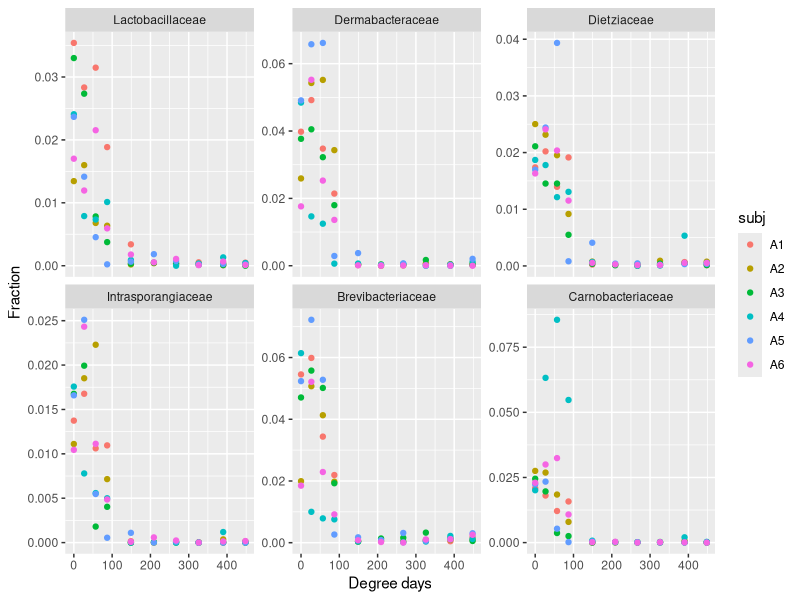
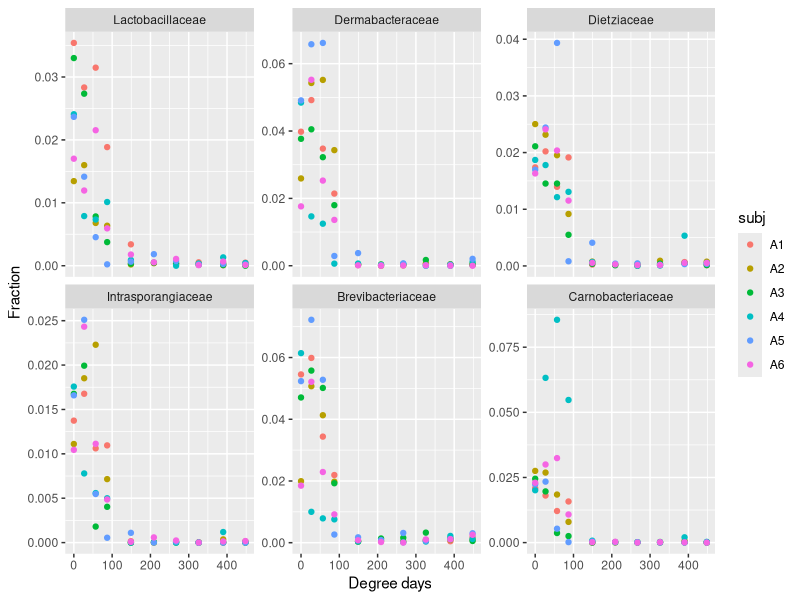

Reproduce these figures in R, in order.
library("tidyverse")

## These are the top 6 families (in terms of IncNodePurity) from the
## model with the stricter inclusion criterion (hit_1perc_twice):
topChoices <- c("Lactobacillaceae", "Dermabacteraceae", "Dietziaceae", "Intrasporangiaceae", "Brevibacteriaceae", "Carnobacteriaceae")


## Using the dataset without the weird observations from subj. A3, day 40.
indivT <- read_csv("../../families_massaged.csv")

chooseT <- indivT %>%
  filter(taxa %in% topChoices) %>%
  filter(days <= 15)
chooseT$taxa <- factor(chooseT$taxa, levels=topChoices)

ggplot(chooseT, aes(degdays, fracBySubjDay)) +
  geom_point(aes(color=subj)) +
  labs(x="Degree days", y="Fraction") +
  facet_wrap(~taxa, scales="free_y")  ## Allow diff. y-scales across panels.
  ## facet_wrap(~taxa)  ## Keep y-scales same across panels.
ggsave("influential_family_taxa_panel_first_two_weeks.pdf", width=7, height=4, units="in")
